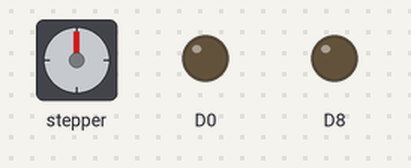
Bench run of a program on a simulated STM32 Nucleo. Parts: stepper motor, output pins drawn as LEDs (lit = HIGH). Wiring (inferred from the names in the program): stepper motor driver (200 steps per turn assumed): step D2; direction D5. Pins used as bus, display or sensor lines are not drawn; what the program prints to the serial monitor is not drawn.

Above: at 0.05 s.
At 0.15 s:
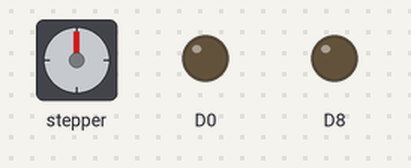
At 0.3 s:
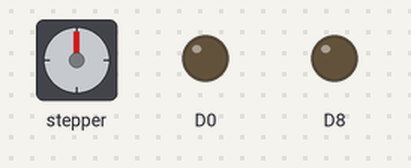
At 1.3 s:
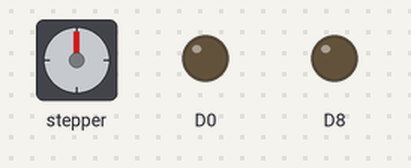
Timing chart, 0 to 3.0 s (numbered marks = the images above):
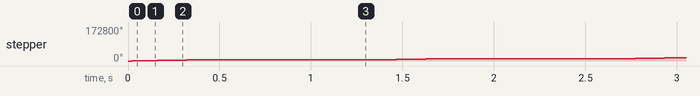

Measured:
- by itself, stepper: turns 5760° clockwise in 0.33 s, repeating every 1.3 s

The program:

main.cpp
```cpp
#include <Arduino.h>

#define DIR_PIN 5
#define STEP_PIN 2

void setup() {
  // put your setup code here, to run once:
  Serial.begin(9600);
  pinMode(DIR_PIN, OUTPUT);
  pinMode(STEP_PIN, OUTPUT);
  pinMode(0, OUTPUT);
  pinMode(8, OUTPUT);

    digitalWrite(DIR_PIN, HIGH);
  digitalWrite(0, LOW);
  digitalWrite(8, LOW);
  Serial.println("Init complete.");
}

void loop() {
  // put your main code here, to run repeatedly:
Serial.println("loop");
  for (int i = 0; i < 3200; i++) {
    // These four lines result in 1 step:
    digitalWrite(STEP_PIN, HIGH);
    delayMicroseconds(50);
    digitalWrite(STEP_PIN, LOW);
    delayMicroseconds(50);
  }

  delay(1000);
}
```
